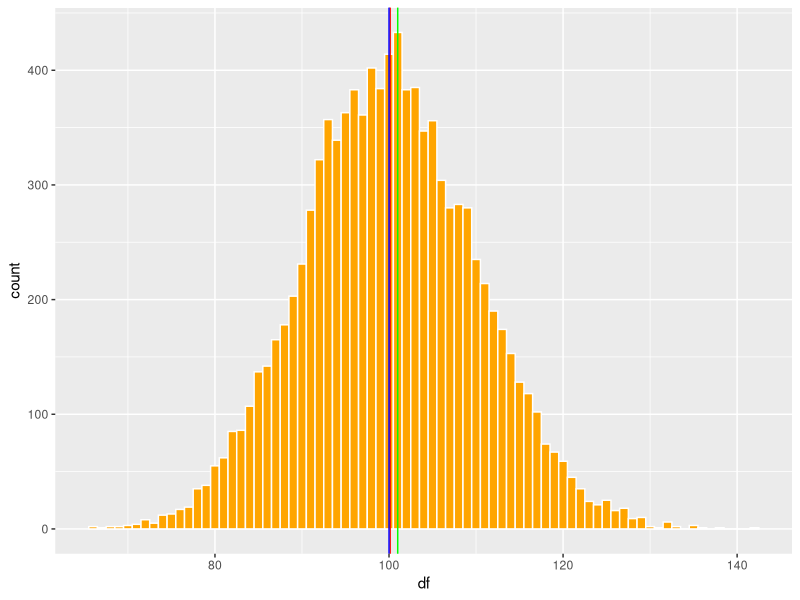
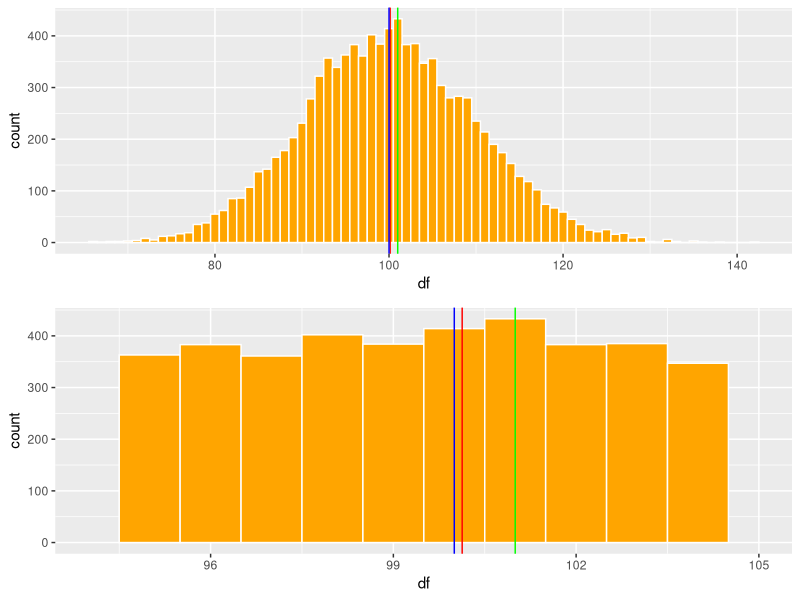
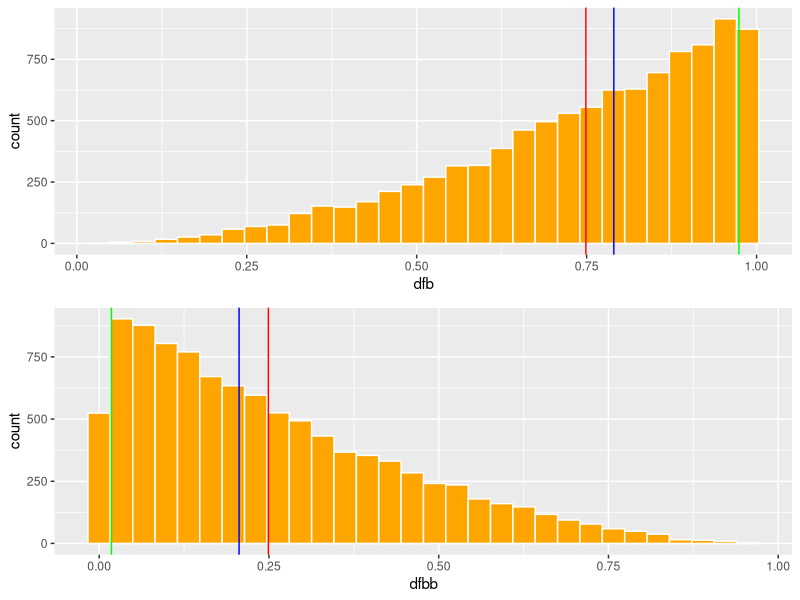
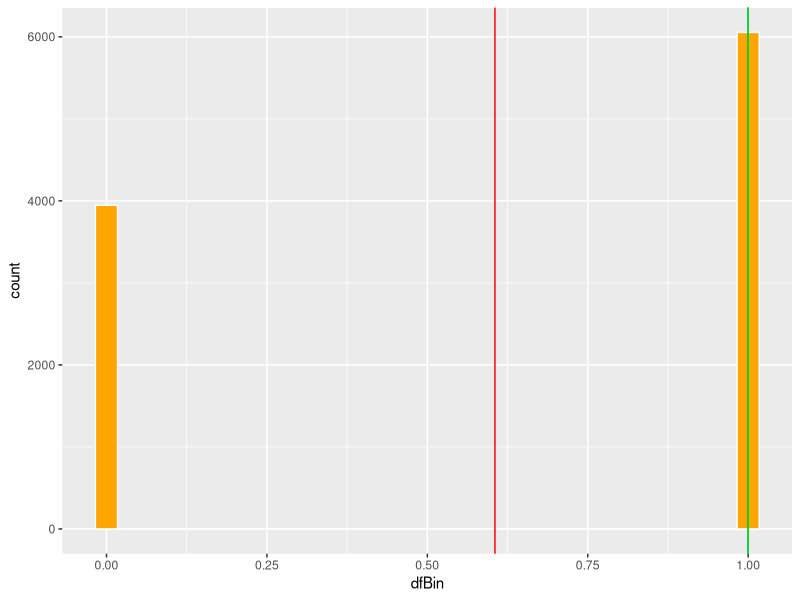

Generate these figures, in order, with R:
## ---- chunk 1
knitr::opts_chunk$set(echo = TRUE, warning=FALSE, message = FALSE)
## ---- chunk 2

Sys.Date()
## ---- chunk 3
library(ggplot2)
library(Hmisc)
library(gridExtra) # Un paquete para organizar las figuras de ggplot2
library(statip)
## ---- chunk 4
x=c(0,1,2,3,4,5,6,7,8,9,10)

mean(x)

## ---- chunk 5
x=c(0,1,2,3,4,5,6,7,8,9,1000)
sum(x)/length(x)
mean(x)

## ---- chunk 6
b=c(247,0,3,43626,26,23,1,2,4,5,24,6,7)
b=sort(b)
length(b)
median(b)
## ---- chunk 7
b=c(247,0,3,43626,26,23,1,2,4,5,24,6,7,7)
b=sort(b)
b
median(b)
## ---- chunk 8
library(statip)
## ---- chunk 9
statip::mfv(b)
## ---- chunk 10
df=rpois(10000, 100)
df1=data.frame(df)
head(df1, n=2)
## ---- chunk 11
library(statip)
#mean(df1$df)
#median(df1$df)
#statip::mfv(df1$df)
## ---- chunk 12

pro=mean(df1$df)
med=median(df1$df)
mod=statip::mfv(df1$df)
## ---- chunk 13
a=ggplot(df1, aes(df))+
  geom_histogram(fill="orange", colour="white", binwidth = 1)+
  geom_vline(aes(xintercept = pro), colour="red")+
  geom_vline(aes(xintercept = med), colour="blue")+
  geom_vline(aes(xintercept = mod), colour="green")+
  theme(legend.position = "none")
a
## ---- chunk 14
b=ggplot(df1, aes(df))+
  geom_histogram(fill="orange", colour="white", binwidth = 1)+
  geom_vline(aes(xintercept = pro), colour="red")+
  geom_vline(aes(xintercept = med), colour="blue")+
  geom_vline(aes(xintercept = mod), colour="green")+
  xlim(94,105)+
  theme(legend.position = "none")

## ---- chunk 15
gridExtra::grid.arrange(a,b, ncol=1)
## ---- chunk 16
library(tidyverse)
dfb=round(rbeta(10000, 3,1, ncp = 0),3)
dfb=tibble(dfb)
head(dfb)
dfbb= round(rbeta(10000, 1,3, ncp = 0),3)
dfbb=tibble(dfbb)

## ---- chunk 17
mea=mean(dfb$dfb)
med=median(dfb$dfb)
mod=statip::mfv(dfb$dfb)

meab=mean(dfbb$dfbb)
medb=median(dfbb$dfbb)
modb=statip::mfv(dfbb$dfbb)


c=ggplot(dfb, aes(dfb))+
  geom_histogram(fill="orange", colour="white")+
  geom_vline(aes(xintercept = mea), colour="red")+
  geom_vline(aes(xintercept = med), colour="blue")+
  geom_vline(aes(xintercept = mod), colour="green")+
  theme(legend.position = "none")

d=ggplot(dfbb, aes(dfbb))+
  geom_histogram(fill="orange", colour="white")+
  geom_vline(aes(xintercept = meab), colour="red")+
  geom_vline(aes(xintercept = medb), colour="blue")+
  geom_vline(aes(xintercept = modb), colour="green")+
  theme(legend.position = "none")


library(ggpubr)
ggarrange(c,d, nrow=2, ncol=1)

library(grid)
#grid.arrange(rectGrob(), rectGrob())
#marrangeGrob(c,d, nrow=2)

## ---- chunk 18
#c
#d
#library(scater)
#multiplot(c,d, ncol=2)
## ---- chunk 19
dfBin=replicate(10000,rbinom(length(.6), size=1,prob =0.6))
dfBin=data.frame(dfBin)
head(dfBin)
## ---- chunk 20
mea=mean(dfBin$dfBin)
med=median(dfBin$dfBin)
mod=mfv(dfBin$dfBin)
mea


ggplot(dfBin, aes(dfBin))+
  geom_histogram(fill="orange", colour="white")+
  geom_vline(aes(xintercept = mea), colour="red")+
  geom_vline(aes(xintercept = med), colour="blue")+
  geom_vline(aes(xintercept = mod), colour="green")+
  theme(legend.position = "none")
